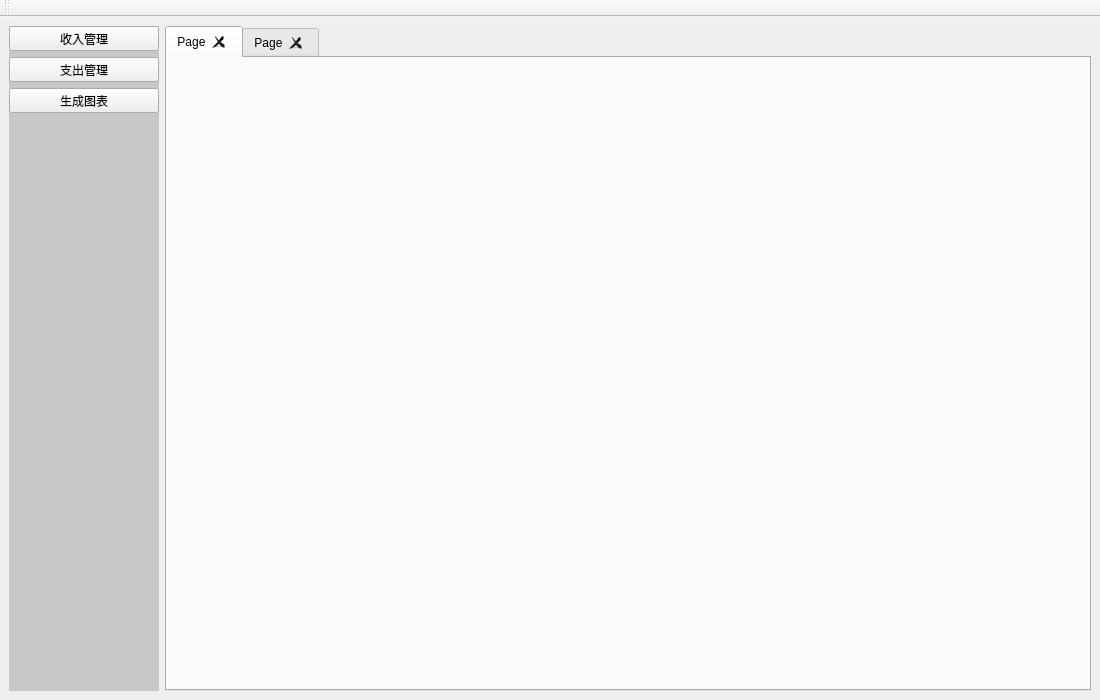
<?xml version="1.0" encoding="UTF-8"?>
<ui version="4.0">
 <class>MainWindow</class>
 <widget class="QMainWindow" name="MainWindow">
  <property name="geometry">
   <rect>
    <x>0</x>
    <y>0</y>
    <width>1100</width>
    <height>700</height>
   </rect>
  </property>
  <property name="windowTitle">
   <string>在线个人财务规划应用</string>
  </property>
  <widget class="QWidget" name="centralwidget">
   <layout class="QFormLayout" name="formLayout">
    <item row="0" column="0">
     <widget class="QWidget" name="tool" native="true">
      <property name="minimumSize">
       <size>
        <width>150</width>
        <height>0</height>
       </size>
      </property>
      <property name="styleSheet">
       <string notr="true">QWidget#tool {
    background-color: rgb(200, 200, 200);
}

/* 按钮样式 */
QPushButton {
    width: 150px;
    height: 55px;
    background-color: rgb(200, 200, 200); /* 背景色为浅灰色 */
    border: none;
    color: white; /* 文本颜色为白色 */
    font-size: 16px; /* 字体大小 */
    font-family: Arial, sans-serif; /* 字体选择，根据需要调整 */
    font-weight: bold; /* 字体粗细，可以根据需要调整为 normal 或 lighter */
}

/* 鼠标悬停状态 */
QPushButton:hover {
    background-color: rgb(150, 150, 150); /* 悬停时的背景色 */
    color: white; /* 悬停时的文本颜色 */
}

/* 按钮按下状态 */
QPushButton:pressed {
    background-color: rgb(100, 100, 100); /* 按下时的背景色 */
    color: white; /* 按下时的文本颜色 */
}</string>
      </property>
      <layout class="QGridLayout" name="gridLayout">
       <property name="leftMargin">
        <number>0</number>
       </property>
       <property name="topMargin">
        <number>0</number>
       </property>
       <property name="rightMargin">
        <number>0</number>
       </property>
       <property name="bottomMargin">
        <number>0</number>
       </property>
       <item row="2" column="0">
        <widget class="QToolButton" name="btn_chart">
         <property name="minimumSize">
          <size>
           <width>150</width>
           <height>0</height>
          </size>
         </property>
         <property name="text">
          <string>生成图表</string>
         </property>
         <property name="icon">
          <iconset resource="res.qrc">
           <normaloff>:/mainwindow/image/chart.png</normaloff>:/mainwindow/image/chart.png</iconset>
         </property>
         <property name="autoRepeatInterval">
          <number>100</number>
         </property>
         <property name="toolButtonStyle">
          <enum>Qt::ToolButtonTextBesideIcon</enum>
         </property>
        </widget>
       </item>
       <item row="0" column="0">
        <widget class="QToolButton" name="pbtn_incomeControl">
         <property name="minimumSize">
          <size>
           <width>150</width>
           <height>0</height>
          </size>
         </property>
         <property name="text">
          <string>收入管理</string>
         </property>
         <property name="icon">
          <iconset resource="res.qrc">
           <normaloff>:/mainwindow/image/income.png</normaloff>:/mainwindow/image/income.png</iconset>
         </property>
         <property name="toolButtonStyle">
          <enum>Qt::ToolButtonTextBesideIcon</enum>
         </property>
        </widget>
       </item>
       <item row="1" column="0">
        <widget class="QToolButton" name="pbtn_expenditure">
         <property name="minimumSize">
          <size>
           <width>150</width>
           <height>0</height>
          </size>
         </property>
         <property name="text">
          <string>支出管理</string>
         </property>
         <property name="icon">
          <iconset resource="res.qrc">
           <normaloff>:/mainwindow/image/expenditure.png</normaloff>:/mainwindow/image/expenditure.png</iconset>
         </property>
         <property name="toolButtonStyle">
          <enum>Qt::ToolButtonTextBesideIcon</enum>
         </property>
        </widget>
       </item>
       <item row="3" column="0">
        <spacer name="verticalSpacer">
         <property name="orientation">
          <enum>Qt::Vertical</enum>
         </property>
         <property name="sizeHint" stdset="0">
          <size>
           <width>30</width>
           <height>40</height>
          </size>
         </property>
        </spacer>
       </item>
      </layout>
     </widget>
    </item>
    <item row="0" column="1">
     <widget class="QTabWidget" name="tabWidget">
      <property name="minimumSize">
       <size>
        <width>800</width>
        <height>600</height>
       </size>
      </property>
      <property name="maximumSize">
       <size>
        <width>10000</width>
        <height>10000</height>
       </size>
      </property>
      <property name="styleSheet">
       <string notr="true"/>
      </property>
      <property name="currentIndex">
       <number>0</number>
      </property>
      <property name="tabsClosable">
       <bool>true</bool>
      </property>
      <widget class="QWidget" name="tab_3">
       <attribute name="title">
        <string>Page</string>
       </attribute>
      </widget>
      <widget class="QWidget" name="tab_4">
       <attribute name="title">
        <string>Page</string>
       </attribute>
      </widget>
     </widget>
    </item>
   </layout>
  </widget>
  <widget class="QToolBar" name="toolBar">
   <property name="windowTitle">
    <string>toolBar</string>
   </property>
   <attribute name="toolBarArea">
    <enum>TopToolBarArea</enum>
   </attribute>
   <attribute name="toolBarBreak">
    <bool>false</bool>
   </attribute>
  </widget>
  <action name="actSelPopMenu">
   <property name="icon">
    <iconset resource="res.qrc">
     <normaloff>:/mainwindow/image/toolbox.png</normaloff>:/mainwindow/image/toolbox.png</iconset>
   </property>
   <property name="text">
    <string>工具箱</string>
   </property>
   <property name="toolTip">
    <string>工具箱</string>
   </property>
  </action>
  <action name="actCalculate">
   <property name="icon">
    <iconset resource="res.qrc">
     <normaloff>:/mainwindow/image/calculator.png</normaloff>:/mainwindow/image/calculator.png</iconset>
   </property>
   <property name="text">
    <string>计算器</string>
   </property>
   <property name="toolTip">
    <string>计算器</string>
   </property>
  </action>
  <action name="actExchangeRate">
   <property name="icon">
    <iconset resource="res.qrc">
     <normaloff>:/mainwindow/image/exchangeRate.png</normaloff>:/mainwindow/image/exchangeRate.png</iconset>
   </property>
   <property name="text">
    <string>汇率转换</string>
   </property>
   <property name="toolTip">
    <string>汇率转换</string>
   </property>
  </action>
  <action name="actUser">
   <property name="icon">
    <iconset resource="res.qrc">
     <normaloff>:/loginIMG/image/login.png</normaloff>:/loginIMG/image/login.png</iconset>
   </property>
   <property name="text">
    <string>用户</string>
   </property>
   <property name="toolTip">
    <string>用户信息</string>
   </property>
  </action>
  <action name="actUserChange">
   <property name="icon">
    <iconset resource="res.qrc">
     <normaloff>:/mainwindow/image/exchangeRate.png</normaloff>:/mainwindow/image/exchangeRate.png</iconset>
   </property>
   <property name="text">
    <string>切换账号</string>
   </property>
   <property name="toolTip">
    <string>切换账号</string>
   </property>
  </action>
  <action name="actQuit">
   <property name="icon">
    <iconset resource="res.qrc">
     <normaloff>:/mainwindow/image/exchangeRate.png</normaloff>:/mainwindow/image/exchangeRate.png</iconset>
   </property>
   <property name="text">
    <string>退出</string>
   </property>
   <property name="toolTip">
    <string>退出</string>
   </property>
  </action>
  <action name="actUserInfo">
   <property name="icon">
    <iconset resource="res.qrc">
     <normaloff>:/mainwindow/image/exchangeRate.png</normaloff>:/mainwindow/image/exchangeRate.png</iconset>
   </property>
   <property name="text">
    <string>用户信息</string>
   </property>
   <property name="toolTip">
    <string>用户信息</string>
   </property>
  </action>
  <action name="actTransltor">
   <property name="icon">
    <iconset resource="res.qrc">
     <normaloff>:/mainwindow/image/translator.png</normaloff>:/mainwindow/image/translator.png</iconset>
   </property>
   <property name="text">
    <string>翻译</string>
   </property>
   <property name="toolTip">
    <string>翻译</string>
   </property>
  </action>
 </widget>
 <resources>
  <include location="res.qrc"/>
 </resources>
 <connections/>
</ui>
